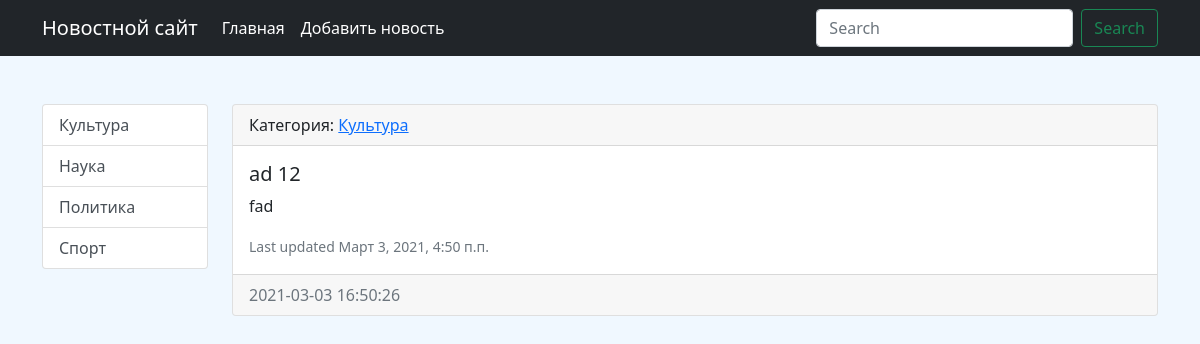
/news/16/, run on the app's committed database.
### news/models.py (models this page shows, shortened)
class Categories(models.Model):
    title = models.CharField(max_length = 150, verbose_name = "Название категории", db_index = True)
    def get_absolute_url(self):
        return reverse('category', kwargs={'category_id': self.pk})
    class Meta:
        verbose_name = "Категория"
        verbose_name_plural = "Категории"
        ordering = ['title']
    def __str__(self):
        return self.title

class News(models.Model):
    title = models.CharField(max_length = 150, verbose_name = 'Наименование')
    content = models.TextField(blank=True, verbose_name = 'Контент')
    created_at = models.DateTimeField(auto_now_add = True, verbose_name = 'Дата публикации')
    updated_at = models.DateTimeField(auto_now = True, verbose_name = 'Обновлено')
    photo = models.ImageField(upload_to = 'photos/%Y/%m/%d/', blank=True, verbose_name = 'Фото')
    is_published = models.BooleanField(default=True, verbose_name = 'Опубликовано?')
    category = models.ForeignKey('Categories', on_delete = models.PROTECT, null = True, verbose_name = "Название категории")
    class Meta:
        verbose_name = 'Новость'
        verbose_name_plural = 'Новости'
        ordering = ['-created_at', 'title']

### news/views.py (the view)
# urls.py: path('news/<int:news_id>/', view_news, name='view_news'),
def view_news(request, news_id):
    news_item = get_object_or_404(News, pk=news_id)
    if news_item:
        return render(request, 'news/view_news.html', {'news_item': news_item})

### news/templatetags/news_tags.py (called while the page is built)
@register.simple_tag(name='get_list_categories')
def get_categories():
    return Categories.objects.all()

### news/templates/news/view_news.html (shortened to what this page needs)
{% extends 'base.html' %}
{% block sidebar %}
{% include 'inc/_sidebar.html' %}
{% endblock %}
{% block content %}
<div class="card mb-3">
    <div class="card-header">
        Категория: <a href  = "{{news_item.category.get_absolute_url}}">{{ news_item.category }}</a>
    </div>
    <div class="card-body">
        <h5 class="card-title">{{ news_item.title }}</h5>
        <p class="card-text">{{ news_item.content}}</p>
        <p class="card-text"><small class="text-muted">Last updated {{news_item.updated_at}}</small></p>
    </div>
    <div class="card-footer text-muted">
        {{ news_item.created_at|date:"Y-m-d H:i:s" }}
    </div>
</div>
{% endblock %}

### templates/inc/_sidebar.html
{% load news_tags %}
{% get_list_categories as categories%}
<div class="list-group">
{% for item in categories %}
    {% if current_category.pk == item.pk %}
    <a class="list-group-item list-group-item-action active" href="{{item.get_absolute_url}}">
        {{ item.title }}
    </a>
    {% else %}
    <a class="list-group-item list-group-item-action" href="{{item.get_absolute_url}}">
        {{ item.title }}
    </a>
    {% endif %}
{% endfor %}
</div>

### Lessons/static/css/style.css (style rules this page uses)
body { background-color: aliceblue; }

### data on the page
Categories: title "Культура"
Categories: title "Наука"
Categories: title "Политика"
Categories: title "Спорт"
News: category "Культура", title "ad 12", content "fad", updated_at "Март 3, 2021, 4:50 п.п.", created_at "2021-03-03 16:50:26"
